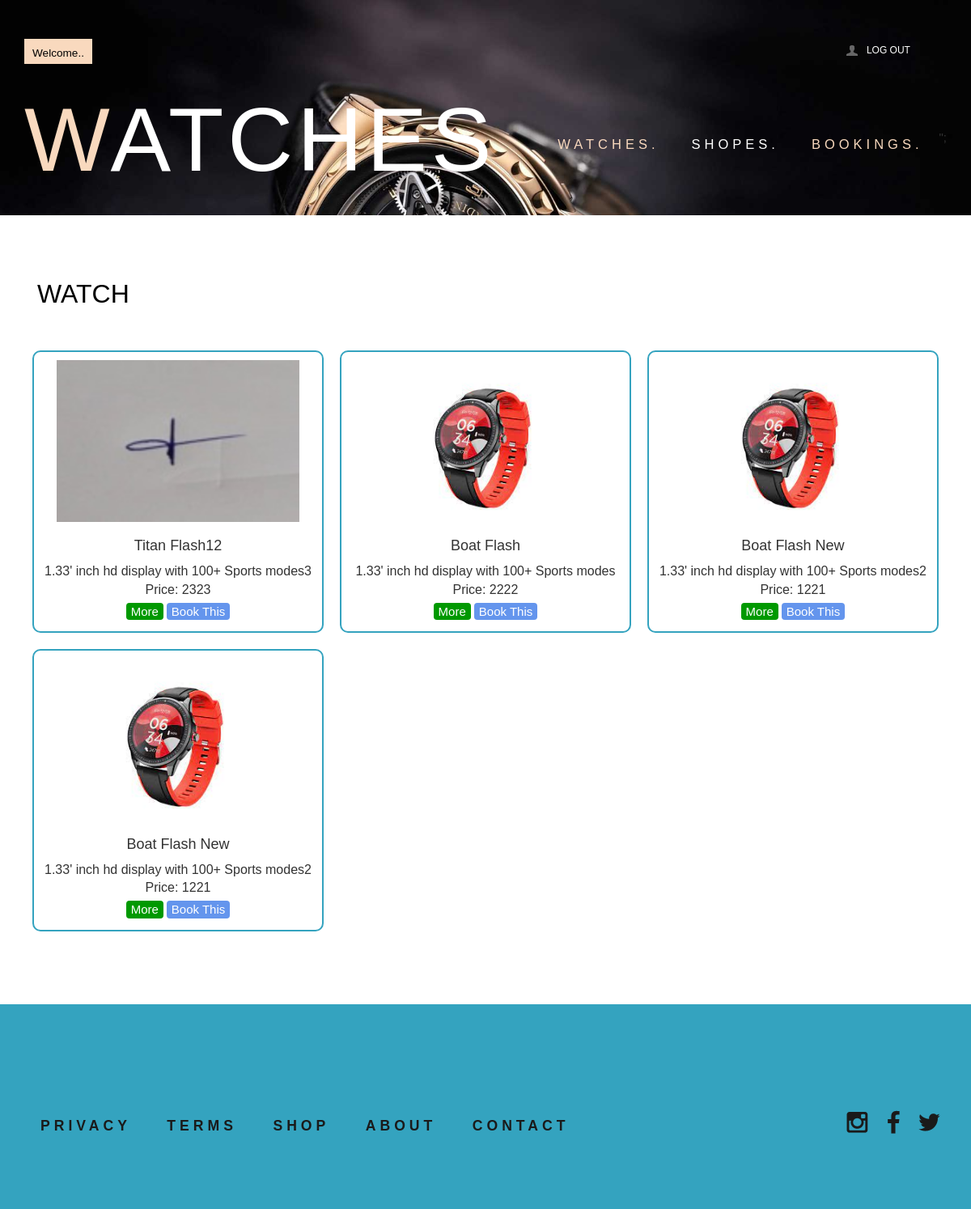
The app's page /viewwatch.php with its own data.
### tables this page shows
CREATE TABLE IF NOT EXISTS `watch` (
  `watchid` int NOT NULL AUTO_INCREMENT,
  `shopid` int NOT NULL,
  `brand` varchar(20) NOT NULL,
  `colour` varchar(10) NOT NULL,
  `type` varchar(20) NOT NULL,
  `shape` varchar(10) NOT NULL,
  `gender` varchar(10) NOT NULL,
  `strap` varchar(20) NOT NULL,
  `screen` varchar(20) NOT NULL,
  `warrenty` varchar(10) NOT NULL,
  `water` varchar(10) NOT NULL,
  `call_val` varchar(10) NOT NULL,
  `model` varchar(20) NOT NULL,
  `price` bigint NOT NULL,
  `image` varchar(255) NOT NULL,
  `extra` varchar(300) NOT NULL,
  PRIMARY KEY (`watchid`)
);

### viewwatch.php (the view, shortened to what this page needs)
<?php
include("connection.php");
?>
<head>
</head>
<?php
$sql = "select * from watch";
$res = mysqli_query($conn, $sql);
$watchData = array();
if ($res) {
    while ($data = mysqli_fetch_assoc($res)) {
        $watchData[] = $data;
    }
}
?>
<div class="account-in">
    <div class="container">
        <div class="caccount-top">
            <h3>Watch</h3>
        </div>
        <div class="watch-container">
            <?php foreach ($watchData as $data) { ?>
                <div class="watch-details">
                    <div class="watch-image">
                        <img src="<?php echo $data['image']; ?>" alt="Watch Image">
                    </div>
                    <div class="watch-info">
                        <h4><?php echo "<br>".$data['brand']; ?>
                        <?php echo $data['model']; ?></h4>
                        <p><?php echo $data['extra']; ?></p>
                        <p>Price: <?php echo $data['price']; ?></p>
                    </div>
                    <div class="watch-buttons">
      <form method='POST' action=''>
        <?php
       echo "<button class='more-button' type='submit' name='more' data-watchid='{$data['watchid']}'>More</button>";
                     echo "<button class='option-button' name='book' data-watchid='{$data['watchid']}'>Book This</button>";
                     ?>
            </form>
                    </div>
                </div>
            <?php } ?>
        </div>
    </div>
</div>

### css/style.css (style rules this page uses)
h4, h5, h6, h1, h2, h3 { margin-top: 0; }
ul, ol { margin: 0; }
p { margin: 0; }
html, body { font-family: 'PT Sans Narrow', sans-serif; font-size: 100%; background:#fff; }
body a { transition:0.5s all; -webkit-transition:0.5s all; -moz-transition:0.5s all; -o-transition:0.5s all; -ms-transition:0.5s all; }
.header_top_left { float:left; }
.header_top_right { float:right; width:23%; }
.box_11 { cursor: pointer; padding: 5px 10px; background: #F9D9BE; }
.box_11 h4 { border: none; color: #fff; font-size: 0.85em; margin-bottom: 0; padding: 0; }
.box_11 p { float: left; margin: 6px 0 0 0; color:#000; }
ul.header_user_info { float: left; border-right: 1px solid #55555500; width:50%; padding:0; min-height: 30px; }
ul.header_user_info a { color:#fff; }
i.user { width: 17px; height: 17px; background: url(../images/img-sprite.png) no-repeat -241px -67px; float: left; margin:6px 10px 0 5px; }
ul.header_user_info li.user_desc { display: block; font-size: 12px; text-transform: uppercase; cursor: pointer; background: #fb5c2200; -moz-transition: all 0.2s linear; -o-transition: all 0.2s linear; -webkit-transition: all 0.2s linear; transition: all 0.2s linear; float: left; margin-top:6px; }
.header_bottom { padding: 2em 0; }
.logo h1 { font-size:7em; text-transform: uppercase; margin-bottom: 0; font-family: 'Dorsa', sans-serif; letter-spacing: 5px; }
span.m_1 { color:#F9D9BE; }
.logo { float:left; }
.logo h1 a { color:#fff; }
.menu { float:right; margin: 3em 0 0 0; }
.account-in { padding:5em 0; }
.account-in h3 { font-size:2em; color: #000; padding: 0 0.5em 1em; text-transform:uppercase; }
.newsletter { text-align: center; padding:0 0 3em; }
.footer { background-color: #34a3bf; padding:5em 0; }
.cssmenu { float:left; }
.cssmenu ul { padding:0; list-style:none; }
.cssmenu ul li { display: inline-block; }
.cssmenu ul li a { color: #1a1a1a; display: block; margin: 10px 20px; text-transform: uppercase; font-size: 1.1em; font-weight: 600; letter-spacing: 5px; }
ul.social { padding:0; list-style: none; float:right; }
ul.social li:first-child { margin-left: 0; }
ul.social li { display: inline-block; margin-right: 5px; }
ul.social li a i { width:35px; height:35px; display: block; background: url(../images/img-sprite.png)no-repeat; }
ul.social li a i.instagram { background-position:-5px -4px; }
ul.social li a i.fb { background-position:-44px -5px; }
ul.social li a i.tw { background-position:-83px -6px; }
.men_banner { background: url(../images/3.jpg) no-repeat center top; background-size: cover; -webkit-background-size: cover; -moz-background-size: cover; -o-background-size: cover; min-height:225px; text-align: center; padding-top: 3em; }

### css/megamenu.css (style rules this page uses)
.megamenu { margin-bottom:0px;padding:0;width:100%;list-style:none;display:inline-block;position:relative;font-size:15px }
.megamenu li { margin-bottom:-5px;display:inline }
.megamenu>li>a { float:left;padding:8px 20px;text-decoration:none;text-transform:capitalize;font-size:1.1em; -webkit-transition: all 0.3s ease-in-out;text-transform:uppercase; -moz-transition: all 0.3s ease-in-out; -o-transition: all 0.3s ease-in-out; transition: all 0.3s ease-in-out; color:#fff; letter-spacing:5px; font-weight:400; }
.megamenu>li.active>a { color:#F9D9BE; }

### viewwatch.php (style rules this page uses)
.watch-container { display: flex; flex-wrap: wrap; }
.watch-details { flex: 0 0 calc(33.33% - 20px); box-sizing: border-box; padding: 10px; text-align: center; overflow: hidden; border: 2px solid #34a3bf; border-radius: 10px; margin: 10px; box-sizing: border-box; max-width: calc(33.33% - 20px); }
.watch-image img { width: 100%; height: 200px; object-fit: contain; border-radius: 8px; }
.more-button { background-color: #009900; border: none; color: white; padding: 0px 6px; text-align: center; text-decoration: none; display: inline-block; font-size: 15px; border-radius: 4px; margin: 4px 2px; cursor: pointer; }
.option-button { background-color: #6495ED; border: none; color: white; padding: 0px 6px; text-align: center; text-decoration: none; display: inline-block; font-size: 15px; border-radius: 4px; margin: 4px 2px; cursor: pointer; }

### records on screen
watch: image (picture), brand "Titan", model "Flash12", extra "1.33' inch hd display with 100+ Sports modes3", price "2323"
watch: image (picture), brand "Boat", model "Flash", extra "1.33' inch hd display with 100+ Sports modes", price "2222"
watch: image (picture), brand "Boat", model "Flash New", extra "1.33' inch hd display with 100+ Sports modes2", price "1221"
watch: image (picture), brand "Boat", model "Flash New", extra "1.33' inch hd display with 100+ Sports modes2", price "1221"
